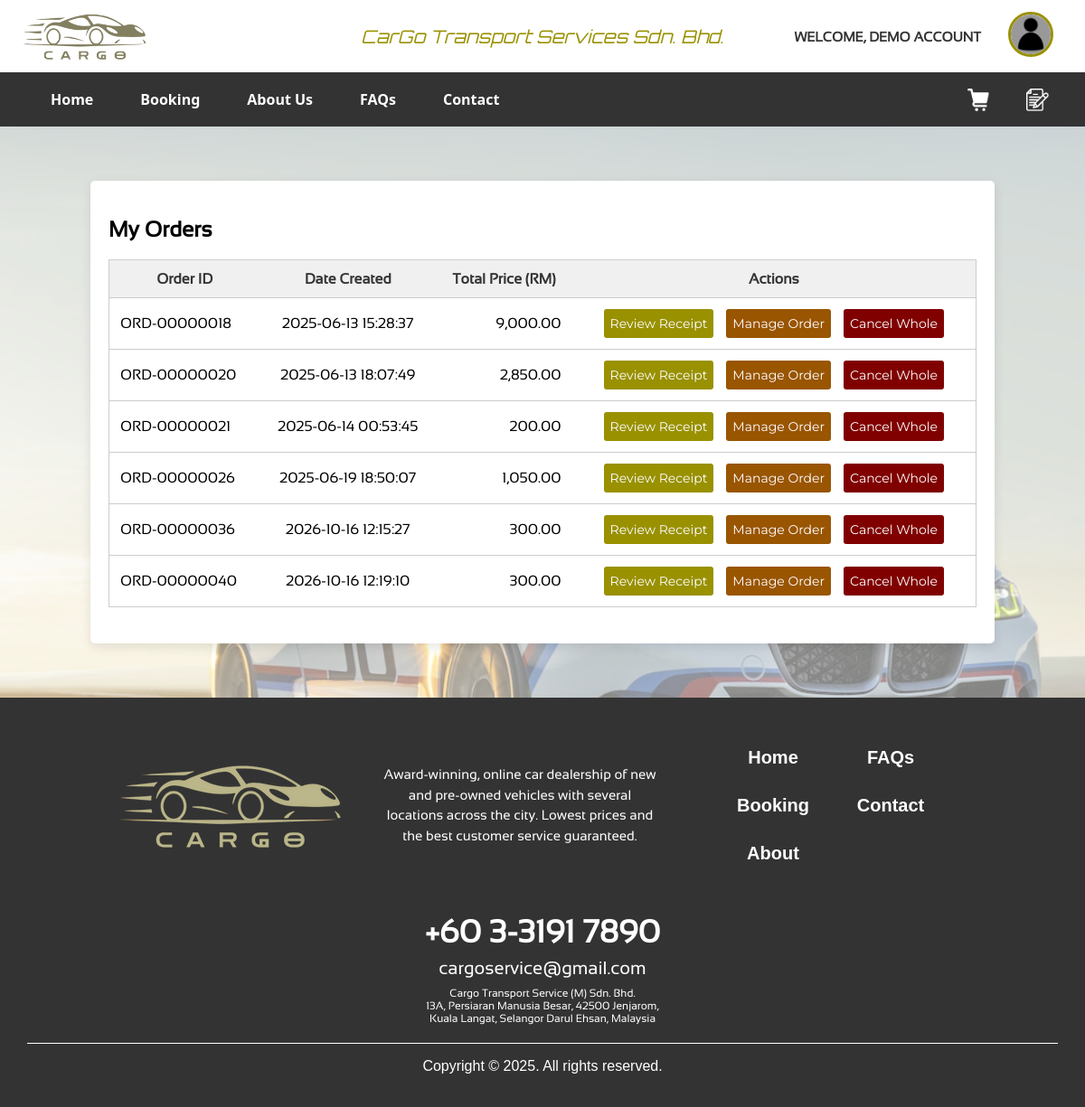
Screenshot of /order.php (signed in) with the database file from the repository.
### tables this page shows
CREATE TABLE `orders` (
  `order_id` int(11) NOT NULL AUTO_INCREMENT,
  `user_id` int(11) NOT NULL,
  `username` varchar(100) DEFAULT NULL,
  `full_name` varchar(150) DEFAULT NULL,
  `email` varchar(100) DEFAULT NULL,
  `phone_number` varchar(20) DEFAULT NULL,
  `payment_method` enum('card','bank','cash') NOT NULL,
  `card_number` varchar(30) DEFAULT NULL,
  `cardholder_name` varchar(100) DEFAULT NULL,
  `bank_name` varchar(100) DEFAULT NULL,
  `bank_account` varchar(100) DEFAULT NULL,
  `created_at` timestamp NOT NULL DEFAULT current_timestamp(),
  `addition_payment` decimal(10,2) NOT NULL DEFAULT 0.00,
  `total_price` decimal(10,2) NOT NULL DEFAULT 0.00,
  PRIMARY KEY (`order_id`)
);

### order.php (the view, shortened to what this page needs)
<?php
    require_once "include/connection.php";
    $user_id = $_SESSION['user_id'];
    $sql = "SELECT * FROM orders WHERE user_id = ?";
    $stmt = $conn->prepare($sql);
    $stmt->bind_param("i", $user_id);
    $stmt->execute();
    $result = $stmt->get_result();
    $orders = $result->fetch_all(MYSQLI_ASSOC);
?>
<!DOCTYPE html>
<html lang="en">
<head>
    <link rel="stylesheet" href="styles/main.css">
    <link rel="stylesheet" href="styles/font.css">
    <link rel="stylesheet" href="styles/notification.css">
    <link rel="stylesheet" href="styles/order_list.css">
</head>
<body>
    <?php include("include/header.php") ?>
    <div id="mainContent" class="main-content">
        <div class="order-container">
            <?php if(!empty($orders)): ?>
                <h2 class="order-title">My Orders</h2>
                    <table class="order-table">
                        <thead>
                            <tr>
                                <th>Order ID</th>
                                <th>Date Created</th>
                                <th>Total Price (RM)</th>
                                <th>Actions</th>
                            </tr>
                        </thead>
                        <tbody>
                            <?php foreach ($orders as $order): ?>
                                <tr>
                                    <?php
                                        $formatted_order_id = 'ORD-' . str_pad($order['order_id'],
                                            8, '0', STR_PAD_LEFT);
                                    ?>
                                    <td id="str"><?= htmlspecialchars($formatted_order_id) ?></td>
                                    <td id><?= htmlspecialchars($order['created_at']) ?></td>
                                    <td id="num"><?= number_format($order['total_price'], 2) ?></td>
                                    <td id="actionSection">
                                        <a href="order_receipt.php?order_id=<?= $order['order_id'] ?>"
                                            class="order-btn" id="review">Review Receipt
                                        </a>
                                        <a href="order_item.php?order_id=<?= $order['order_id'] ?>"
                                            class="order-btn" id="manage">Manage Order
                                        </a>
                                        <button class="order-btn" id="cancel" onclick="
                                            openDeleteWholeModal(<?= $order['order_id'] ?>)">Cancel Whole
                                        </button>
                                    </td>
                                </tr>
                            <?php endforeach; ?>
                        </tbody>
                    </table>
            <?php endif; ?>
        </div>
    </div>
    <?php include("include/footer.php") ?>
</body>
</html>

### styles/main.css (style rules this page uses)
*, *::before, *::after { box-sizing: border-box; }
html, body { width: 100%; overflow-x: hidden; margin: 0; padding: 0; background-color: #f9f9f9; }

### styles/order_list.css (style rules this page uses)
body { background-image: url('../images/OrderBG.png'); background-size: cover; background-position: center; background-repeat: no-repeat; background-attachment: fixed; }
.main-content { background-color: rgba(255, 255, 255, 0.5); padding: 20px; }
.order-container { width: 90%; max-width: 1000px; margin: 40px auto; background: #fff; padding: 20px; border-radius: 5px; box-shadow: 0 4px 12px rgba(0, 0, 0, 0.1); font-family: 'Sansation', sans-serif; }
.order-table { width: 100%; border-collapse: collapse; margin-bottom: 20px; border-left: 1px solid #ccc; border-right: 1px solid #ccc; border-top: 1px solid #ccc; }
th, td { padding: 12px; border-bottom: 1px solid #ccc; text-align: center; }
th { background-color: #f0f0f0; color: #333; }
#num { text-align: right; }
#str { text-align: left; }
.order-btn { border: none; border-radius: 3px; color: white; margin: 0 5px; padding: 7px; display: inline-block; text-decoration: none; font-family: Montserrat; font-size: 14px; transition: background-color 0.3s ease, color 0.3s ease, transform 0.3s ease, font-weight 0.3s ease; }
#review { background-color: #999100; }
#manage { background-color: #995500; }
#cancel { background-color: maroon; }

### rows the page displays
orders: order_id "ORD-00000018", created_at "2025-06-13 15:28:37", total_price "9,000.00"
orders: order_id "ORD-00000020", created_at "2025-06-13 18:07:49", total_price "2,850.00"
orders: order_id "ORD-00000021", created_at "2025-06-14 00:53:45", total_price "200.00"
orders: order_id "ORD-00000026", created_at "2025-06-19 18:50:07", total_price "1,050.00"
orders: order_id "ORD-00000036", created_at "2026-10-16 12:15:27", total_price "300.00"
orders: order_id "ORD-00000040", created_at "2026-10-16 12:19:10", total_price "300.00"

### other values shown
$fullName "DEMO ACCOUNT"
